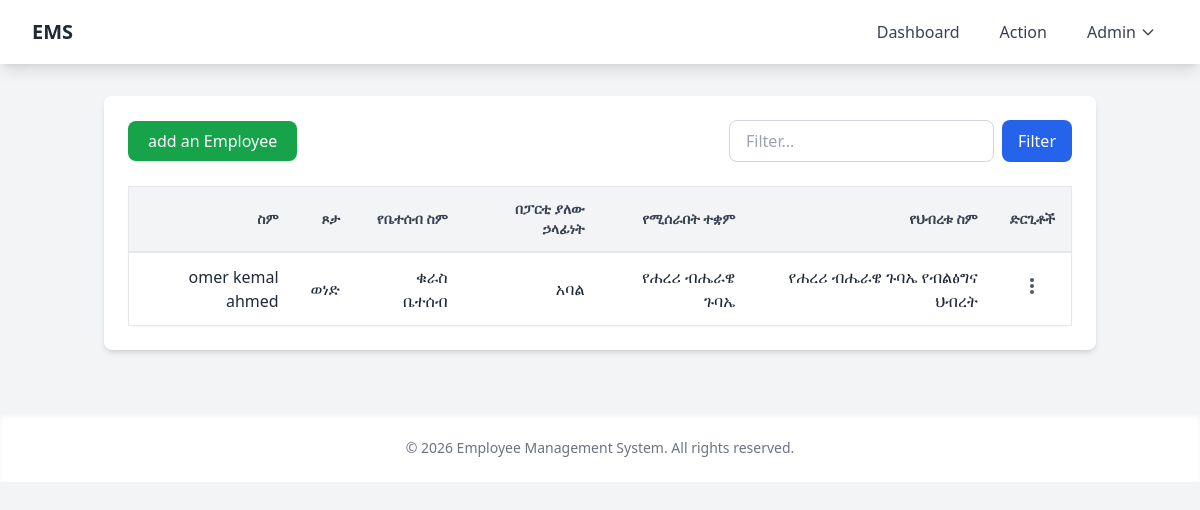
Screenshot of /action (signed in) with the database file from the repository.
### models.py (models this page shows)
class Employee(Base):
    __tablename__ = "employees"
    id = Column(Integer, primary_key=True, index=True)
    fname = Column(String, index=True)
    mname = Column(String, index=True)
    lname = Column(String, index=True)
    gender = Column(String, index=True)
    fanID = Column(String, index=True)
    birthdate = Column(Date, index=True)
    phone_number = Column(Integer, index=True)
    edu_level = Column(String, index=True)
    profession = Column(String, index=True)
    work_experience = Column(Integer, index=True)
    group_name = Column(String, index=True)
    position_in_group = Column(String, index=True)
    join_year = Column(Date, index=True)
    work_place = Column(String, index=True)
    work_place_name = Column(String, index=True)
    salary = Column(Integer, index=True)
    werada = Column(String, index=True)
    kebele = Column(String, index=True)
    house_number = Column(Integer, index=True)
    photo_url = Column(String, index=True)
    def __repr__(self):
        return f"Employee(id={self.id}, fname={self.fname}, mname={self.mname}, lname={self.lname}, gender={self.gender}, fanID={self.fanID}, birthdate={self.birthdate}, phone_number={self.phone_number}, edu_level={self.edu_level}, profession={self.profession}, work_experience={self.work_experience}, join_year={self.join_year}, group_name={self.group_name}, position_in_group={self.position_in_group}, work_place={self.work_place}, work_place_name={self.work_place_name}, salary={self.salary}, werada={self.werada}, kebele={self.kebele}, house_number={self.house_number}, photo_url={self.photo_url})"

### app.py (the view)
@app.route('/action')
@login_required
def action():
    employees = db.query(Employee).all()
    print(employees)
    return render_template('action.html', employees=employees)

### app.py (called while the page is built)
@app.context_processor
def inject_now():
    from datetime import datetime
    return {'now': datetime.now()}

@login_manager.user_loader
def user_loader(user_id):
    return db.query(User).get(int(user_id))

### templates/action.html (shortened to what this page needs)
{% extends "base.html" %}
{% block content %}
<div class="bg-white rounded-lg shadow-md p-6">
    <div class="flex flex-wrap justify-between items-center gap-4 mb-6">
        <button onclick="document.getElementById('addEmployeeModal').style.display='flex'"
                class="bg-green-600 hover:bg-green-700 text-white font-medium px-5 py-2 rounded-lg transition duration-200 shadow-sm">
            add an Employee
        </button>
        <div class="flex gap-2">
            <input type="text" name="filter" placeholder="Filter..."
                   class="border border-gray-300 rounded-lg px-4 py-2 focus:outline-none focus:ring-2 focus:ring-blue-500 focus:border-transparent">
            <button class="bg-blue-600 hover:bg-blue-700 text-white px-4 py-2 rounded-lg transition duration-200">
                Filter
            </button>
        </div>
    </div>
    <div class="overflow-x-auto shadow-sm rounded-lg" style="overflow: visible;">
        <table class="min-w-full bg-white border border-gray-200 rounded-lg" style="overflow: visible;">
            <thead class="bg-gray-100 border-b-2 border-gray-200">
                <tr>
                    <th class="py-3 px-4 text-sm font-semibold text-gray-700 text-right">ስም</th>
                    <th class="py-3 px-4 text-sm font-semibold text-gray-700 text-right">ጾታ</th>
                    <th class="py-3 px-4 text-sm font-semibold text-gray-700 text-right">የቤተሰብ ስም</th>
                    <th class="py-3 px-4 text-sm font-semibold text-gray-700 text-right">በፓርቲ ያለው ኃላፊነት</th>
                    <th class="py-3 px-4 text-sm font-semibold text-gray-700 text-right">የሚሰራበት ተቋም</th>
                    <th class="py-3 px-4 text-sm font-semibold text-gray-700 text-right">የህብረቱ ስም</th>
                    <th class="py-3 px-4 text-sm font-semibold text-gray-700 text-center">ድርጊቶች</th>
                </tr>
            </thead>
            <tbody>
                {% if employees %}
                    {% for employee in employees %}
                    <tr class="border-b border-gray-200 hover:bg-gray-50 transition" id="employee-row-{{ employee.id }}">
                        <td class="py-3 px-4 text-gray-800 text-right">
                            {{ employee.fname }} {{ employee.mname }} {{ employee.lname }}
                        </td>
                        <td class="py-3 px-4 text-gray-800 text-right">
                            {{ employee.gender }}
                        </td>
                        <td class="py-3 px-4 text-gray-800 text-right">
                            {{ employee.group_name }}
                        </td>
                        <td class="py-3 px-4 text-gray-800 text-right">
                            {{ employee.position_in_group }}
                        </td>
                        <td class="py-3 px-4 text-gray-800 text-right">
                            {{ employee.work_place }}
                        </td>
                        <td class="py-3 px-4 text-gray-800 text-right">
                            {{ employee.work_place_name }}
                        </td>
                        <td class="py-3 px-4 text-center relative" style="overflow: visible; position: relative;">
                            <div class="dropdown inline-block relative" style="position: relative;">
                                <button class="dropdown-btn text-gray-600 hover:text-gray-900 focus:outline-none">
                                    <svg class="w-5 h-5" fill="currentColor" viewBox="0 0 20 20">
                                        <path d="M10 6a2 2 0 110-4 2 2 0 010 4zm0 6a2 2 0 110-4 2 2 0 010 4zm0 6a2 2 0 110-4 2 2 0 010 4z"/>
                                    </svg>
                                </button>
                            </div>
                        </td>
                    </tr>
                    {% endfor %}
                {% else %}
                    <tr>
                        <td colspan="7" class="py-8 text-center text-gray-500 italic">
                            No Employees record yet.
                        </td>
                    </tr>
                {% endif %}
            </tbody>
        </table>
    </div>
</div>
{% endblock %}

### rows the page displays
Employee: fname "omer", mname "kemal", lname "ahmed", gender "ወነድ", group_name "ቁራስ ቤተሰብ", position_in_group "አባል", work_place "የሐረሪ ብሔራዌ ጉባኤ", work_place_name "የሐረሪ ብሔራዌ ጉባኤ የብልፅግና ህብረት"
